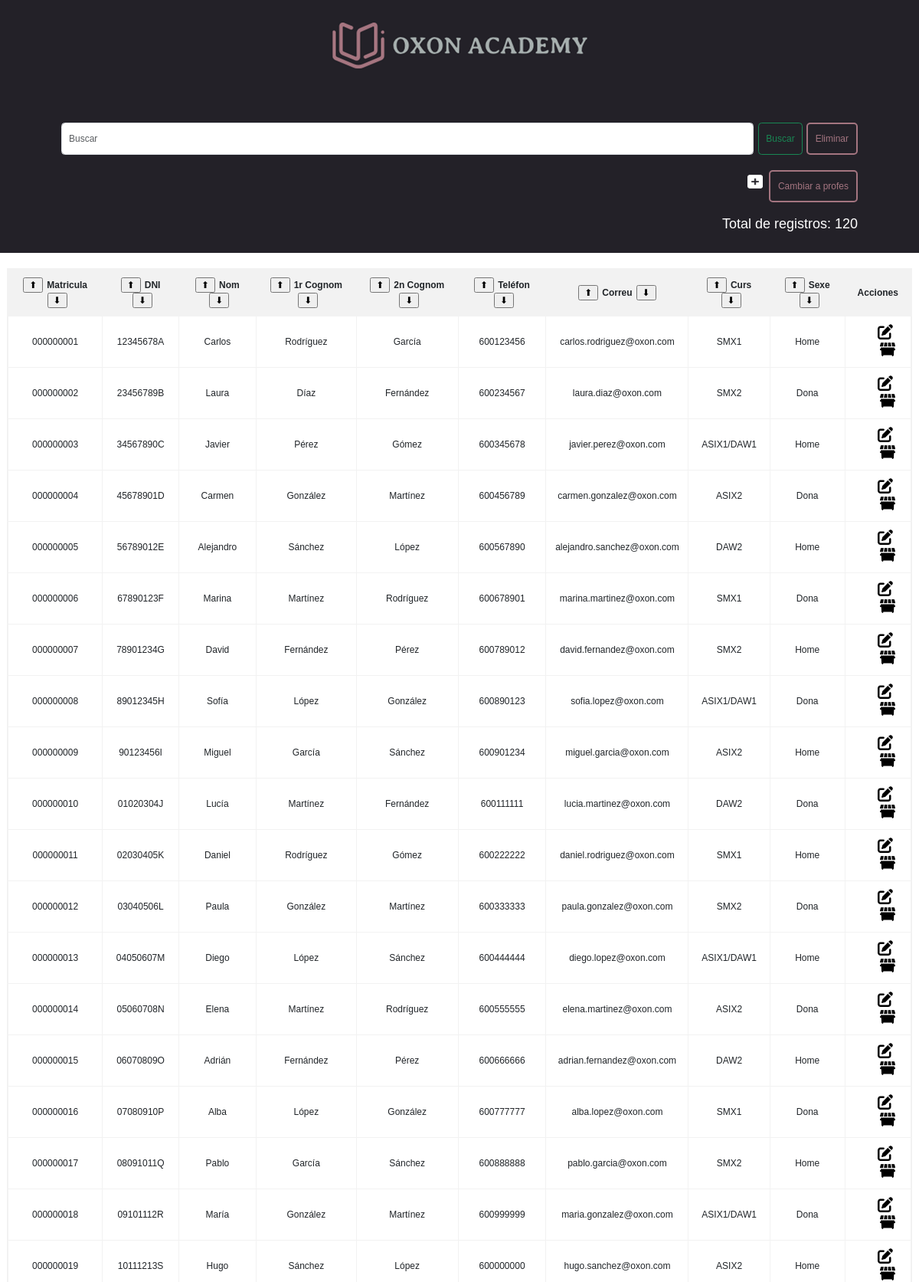
The app's page /WEB/crud.php (upper part) with its own data.
### tables this page shows
CREATE TABLE tbl_alumnes(
  Matricula_alumne CHAR(9) NOT NULL PRIMARY KEY,
  DNI_alumne CHAR(9) NOT NULL,
  Nom_alumne VARCHAR(30) NULL,
  Primer_Cognom_alumne VARCHAR(60) NOT NULL,
  Segon_Cognom_alumne VARCHAR(60) NOT NULL,
  Telefon_alumne CHAR(9) NOT NULL,
  Correu_alumne VARCHAR(50) NOT NULL,
  Sexe_alumne ENUM('Home','Dona','No binari') NOT NULL,
  FK_ID_curs INT NOT NULL
);

CREATE TABLE tbl_curs(
  ID_curs INT NOT NULL AUTO_INCREMENT PRIMARY KEY,
  Nom_curs varchar(50) NOT NULL,
  Desc_curs varchar(200) NOT NULL,
  Horari_curs ENUM('Matí', 'Tarda') NOT NULL,
  Num_alumnes smallint NOT NULL,
  Data_inici DATE NULL,
  Data_final DATE NULL
);

### WEB/crud.php (the view, shortened to what this page needs)
<?php
require_once 'conexion.php';
try {
    $resultados = [];
    if (isset($_GET['query'])) {
        $busqueda = $_GET['query'];
        $consulta = $conn->prepare("
            SELECT alu.Matricula_alumne, alu.DNI_alumne, alu.Nom_alumne, alu.Primer_Cognom_alumne, alu.Segon_Cognom_alumne, alu.Telefon_alumne, alu.Correu_alumne, alu.Sexe_alumne, c.Nom_curs
            FROM tbl_alumnes alu
            INNER JOIN tbl_curs c
            ON alu.FK_ID_curs = c.ID_curs
            WHERE alu.Matricula_alumne LIKE :busqueda
            OR alu.DNI_alumne LIKE :busqueda
            OR alu.Nom_alumne LIKE :busqueda
            OR alu.Primer_Cognom_alumne LIKE :busqueda
            OR alu.Segon_Cognom_alumne LIKE :busqueda
            OR alu.Telefon_alumne LIKE :busqueda
            OR alu.Correu_alumne LIKE :busqueda
            OR alu.Sexe_alumne LIKE :busqueda
            OR c.Nom_curs LIKE :busqueda
            ORDER BY alu.Matricula_alumne ASC;
        ");
        $consulta->execute([':busqueda' => '%' . $busqueda . '%']);
        $resultados = $consulta->fetchAll();
        $contador_filtro = $conn->prepare("
            SELECT COUNT(*)
            FROM tbl_alumnes alu
            INNER JOIN tbl_curs c
            ON alu.FK_ID_curs = c.ID_curs
            WHERE alu.Matricula_alumne LIKE :busqueda
            OR alu.DNI_alumne LIKE :busqueda
            OR alu.Nom_alumne LIKE :busqueda
            OR alu.Primer_Cognom_alumne LIKE :busqueda
            OR alu.Segon_Cognom_alumne LIKE :busqueda
            OR alu.Telefon_alumne LIKE :busqueda
            OR alu.Correu_alumne LIKE :busqueda
            OR alu.Sexe_alumne LIKE :busqueda
            OR c.Nom_curs LIKE :busqueda;
        ");
        $contador_filtro->execute([':busqueda' => '%' . $busqueda . '%']);
        $total_registros_filtrados = $contador_filtro->fetchColumn();
    } else {
        $consulta = $conn->query("SELECT alu.Matricula_alumne, alu.DNI_alumne, alu.Nom_alumne, alu.Primer_Cognom_alumne, alu.Segon_Cognom_alumne, alu.Telefon_alumne, alu.Correu_alumne, alu.Sexe_alumne, c.Nom_curs
        FROM tbl_alumnes alu
        INNER JOIN tbl_curs c
        ON alu.FK_ID_curs = c.ID_curs
        ORDER BY alu.Matricula_alumne ASC;");
        $resultados = $consulta->fetchAll();
    }
} catch (PDOException $e) {
    echo "¡Algo falla!<br><br>";
    echo "Error: " . $e->getMessage();
}
$consulta_total = $conn->query("SELECT COUNT(*) FROM tbl_alumnes");
$registros_totales = $consulta_total->fetchColumn();
?>
<head>
    <link href="https://cdn.jsdelivr.net/npm/bootstrap@5.3.3/dist/css/bootstrap.min.css" rel="stylesheet">
    <link rel="stylesheet" href="./css/style.css" type="text/css">
</head>
<header>
    <img src="./img/logoextendido.png">
</header>
<body class="CRUD">
    <br><br><br><br>
    <div class="contenedor">
        <br>
        <div class="create-button">
            <nav>
                <div>
                    <form class="d-flex" role="search" method="GET" action="">
                        <input class="form-control me-2" type="search" name="query" placeholder="Buscar" aria-label="Buscar">
                        <button class="btn btn-outline-success" type="submit">Buscar</button>
                        <a class="button_c" href="./crud.php">Eliminar</a>
                    </form>
                </div>
            </nav>
        </div>
        <div class="cambiar-añadir">
            <div class='image-container' id="cruz">
                <a href="./formularios/alumne/formcrearAlumne.php">
                    <img src='./img/square-plus-solid.png' alt='Imagen Default' class='image image-default'>
                </a>
            </div>
            <a class="button_c" name="profes" href="./crud_profes.php">Cambiar a profes</a>
            <br><br>
            <?php
                if (isset($_GET['query'])) {
                    echo "<h3>Total de registros: $total_registros_filtrados</h3>";
                } else {
                    echo "<h3>Total de registros:  $registros_totales</h3>";
                }
            ?>
        </div>
    </div>
    <div class="container">
        <table>
            <form action="" method="post">
                <thead class="thead">
                    <tr>
                        <th><input type="submit" value="⬆" id="flecha_izquierda" name="Matricula_asc">Matricula<input type="submit" value="⬇" id="flecha_derecha" name="Matricula_desc"></th>
                        <th><input type="submit" value="⬆" id="flecha_izquierda" name="DNI_asc">DNI<input type="submit" value="⬇" id="flecha_derecha" name="DNI_desc"></th>
                        <th><input type="submit" value="⬆" id="flecha_izquierda" name="Nom_alumnes_asc">Nom<input type="submit" value="⬇" id="flecha_derecha" name="Nom_alumnes_desc"></th>
                        <th><input type="submit" value="⬆" id="flecha_izquierda" name="Primer_cognom_alumne_asc">1r Cognom<input type="submit" value="⬇" id="flecha_derecha" name="Primer_cognom_alumne_desc"></th>
                        <th><input type="submit" value="⬆" id="flecha_izquierda" name="Segon_cognom_alumne_asc">2n Cognom<input type="submit" value="⬇" id="flecha_derecha" name="Segon_cognom_alumne_desc"></th>
                        <th><input type="submit" value="⬆" id="flecha_izquierda" name="Telefon_alumne_asc">Teléfon<input type="submit" value="⬇" id="flecha_derecha" name="Telefon_alumne_desc"></th>
                        <th><input type="submit" value="⬆" id="flecha_izquierda" name="Correu_alumne_asc">Correu<input type="submit" value="⬇" id="flecha_derecha" name="Correu_alumne_desc"></th>
                        <th><input type="submit" value="⬆" id="flecha_izquierda" name="Curs_alumne_asc">Curs<input type="submit" value="⬇" id="flecha_derecha" name="Curs_alumne_desc"></th>
                        <th><input type="submit" value="⬆" id="flecha_izquierda" name="Sexe_alumne_asc">Sexe<input type="submit" value="⬇" id="flecha_derecha" name="Sexe_alumne_desc"></th>
                        <th>Acciones</th>
                    </tr>
                </thead>
            </form>
            <tbody>
                <?php
                    foreach ($resultados as $columna) {
                        echo "<tr>";
                            echo "<td data-label='Matricula'>" . $columna['Matricula_alumne'] . "</td>";
                            echo "<td data-label='DNI'>" . $columna['DNI_alumne'] . "</td>";
                            echo "<td data-label='Nom'>" . $columna['Nom_alumne'] . "</td>";
                            echo "<td data-label='Primer Cognom'>" . $columna['Primer_Cognom_alumne'] . "</td>";
                            echo "<td data-label='Segon Cognom'>" . $columna['Segon_Cognom_alumne'] . "</td>";
                            echo "<td data-label='Teléfon'>" . $columna['Telefon_alumne'] . "</td>";
                            echo "<td data-label='Correu'>" . $columna['Correu_alumne'] . "</td>";
                            echo "<td data-label='Curs'>" . $columna['Nom_curs'] . "</td>";
                            echo "<td data-label='Sexe'>" . $columna['Sexe_alumne'] . "</td>";
                            echo "<td data-label='Acciones'>";
                            echo "<a href='formularios/alumne/formeditarAlumne.php?ID=" . $columna['Matricula_alumne'] . "' class='button_e'>";
                                echo "<div class='image-container'>";
                                    echo "<img src='./img/pen-to-square-solid.png' alt='Imagen Default' class='image image-default'>";
                                echo "</div>";
                            echo "</a>";
                            echo "<a href='acciones/eliminar.php?ID=" . $columna['Matricula_alumne'] . "' class='button_b'>";
                                echo "<div class='image-container'>";
                                    echo "<img src='./img/dumpster-solid.png' alt='Imagen Default' class='image image-default'>";
                                echo "</div>";
                            echo "</a>";
                            echo "</td>";
                        echo "</tr>";
                    }
                ?>
            </tbody>
        </table>
    </div>
</body>

### WEB/css/style.css (style rules this page uses)
* { font-size: 12px; }
body { margin: 0%; }
header { background-color: #232128; text-align: center; margin: 0; position: fixed; width: 100%; }
.CRUD { font-family: Arial, sans-serif; background-color: #232128; }
.container { width: 100vw; max-width: 100vw; max-height: 50vh; background-color: #fff; overflow-y: auto; }
.contenedor { width: 100vw; max-width: 90vw; margin: 0 auto; padding: 20px; }
.cambiar-añadir { text-align: right; }
#flecha_izquierda { margin-right: 5px; }
#flecha_derecha { margin-left: 5px; }
h3 { color: white; font-size: 18px; }
.container table th, .container table td { text-align: center; align-items: center; }
table { width: 100%; border-collapse: collapse; margin-top: 20px; border: 2px solid #f2f2f2; overflow-y: auto; }
thead { position: sticky; top: -1; z-index: 9999; }
th, td { padding: 10px; border-bottom: 1px solid #ddd; text-align: left; border: 1px solid #f2f2f2; }
th { background-color: #f2f2f2; border: 1px solid #f2f2f2; }
.create-button { text-align: right; margin-bottom: 20px; }
.button_c { display: inline-block; padding: 10px; text-decoration: none; color: #a47580; border: 2px solid #a47580; border-radius: 5px; margin-left: 5px; z-index: 9999; }
.button_e { padding: 6px; color: black; border-radius: 5px; }
.button_b { padding: 6px; margin-left: 5px; color: red; border-radius: 5px; }
form { margin-top: 50px; text-align: center; }
form input { color: black; }
#cruz { margin-right: 20px; }
.image-container { position: relative; display: inline-block; width: 20px; height: 20px; }
.image { position: absolute; width: 100%; height: 100%; transition: opacity 0.3s; }

### records on screen
tbl_alumnes: Matricula_alumne "000000001", DNI_alumne "12345678A", Nom_alumne "Carlos", Primer_Cognom_alumne "Rodríguez", Segon_Cognom_alumne "García", Telefon_alumne "600123456", Correu_alumne "carlos.rodriguez@oxon.com", FK_ID_curs.Nom_curs "SMX1", Sexe_alumne "Home"
tbl_alumnes: Matricula_alumne "000000002", DNI_alumne "23456789B", Nom_alumne "Laura", Primer_Cognom_alumne "Díaz", Segon_Cognom_alumne "Fernández", Telefon_alumne "600234567", Correu_alumne "laura.diaz@oxon.com", FK_ID_curs.Nom_curs "SMX2", Sexe_alumne "Dona"
tbl_alumnes: Matricula_alumne "000000003", DNI_alumne "34567890C", Nom_alumne "Javier", Primer_Cognom_alumne "Pérez", Segon_Cognom_alumne "Gómez", Telefon_alumne "600345678", Correu_alumne "javier.perez@oxon.com", FK_ID_curs.Nom_curs "ASIX1/DAW1", Sexe_alumne "Home"
tbl_alumnes: Matricula_alumne "000000004", DNI_alumne "45678901D", Nom_alumne "Carmen", Primer_Cognom_alumne "González", Segon_Cognom_alumne "Martínez", Telefon_alumne "600456789", Correu_alumne "carmen.gonzalez@oxon.com", FK_ID_curs.Nom_curs "ASIX2", Sexe_alumne "Dona"
tbl_alumnes: Matricula_alumne "000000005", DNI_alumne "56789012E", Nom_alumne "Alejandro", Primer_Cognom_alumne "Sánchez", Segon_Cognom_alumne "López", Telefon_alumne "600567890", Correu_alumne "alejandro.sanchez@oxon.com", FK_ID_curs.Nom_curs "DAW2", Sexe_alumne "Home"
tbl_alumnes: Matricula_alumne "000000006", DNI_alumne "67890123F", Nom_alumne "Marina", Primer_Cognom_alumne "Martínez", Segon_Cognom_alumne "Rodríguez", Telefon_alumne "600678901", Correu_alumne "marina.martinez@oxon.com", FK_ID_curs.Nom_curs "SMX1", Sexe_alumne "Dona"
tbl_alumnes: Matricula_alumne "000000007", DNI_alumne "78901234G", Nom_alumne "David", Primer_Cognom_alumne "Fernández", Segon_Cognom_alumne "Pérez", Telefon_alumne "600789012", Correu_alumne "david.fernandez@oxon.com", FK_ID_curs.Nom_curs "SMX2", Sexe_alumne "Home"
tbl_alumnes: Matricula_alumne "000000008", DNI_alumne "89012345H", Nom_alumne "Sofía", Primer_Cognom_alumne "López", Segon_Cognom_alumne "González", Telefon_alumne "600890123", Correu_alumne "sofia.lopez@oxon.com", FK_ID_curs.Nom_curs "ASIX1/DAW1", Sexe_alumne "Dona"
tbl_alumnes: Matricula_alumne "000000009", DNI_alumne "90123456I", Nom_alumne "Miguel", Primer_Cognom_alumne "García", Segon_Cognom_alumne "Sánchez", Telefon_alumne "600901234", Correu_alumne "miguel.garcia@oxon.com", FK_ID_curs.Nom_curs "ASIX2", Sexe_alumne "Home"
tbl_alumnes: Matricula_alumne "000000010", DNI_alumne "01020304J", Nom_alumne "Lucía", Primer_Cognom_alumne "Martínez", Segon_Cognom_alumne "Fernández", Telefon_alumne "600111111", Correu_alumne "lucia.martinez@oxon.com", FK_ID_curs.Nom_curs "DAW2", Sexe_alumne "Dona"
tbl_alumnes: Matricula_alumne "000000011", DNI_alumne "02030405K", Nom_alumne "Daniel", Primer_Cognom_alumne "Rodríguez", Segon_Cognom_alumne "Gómez", Telefon_alumne "600222222", Correu_alumne "daniel.rodriguez@oxon.com", FK_ID_curs.Nom_curs "SMX1", Sexe_alumne "Home"
tbl_alumnes: Matricula_alumne "000000012", DNI_alumne "03040506L", Nom_alumne "Paula", Primer_Cognom_alumne "González", Segon_Cognom_alumne "Martínez", Telefon_alumne "600333333", Correu_alumne "paula.gonzalez@oxon.com", FK_ID_curs.Nom_curs "SMX2", Sexe_alumne "Dona"
tbl_alumnes: Matricula_alumne "000000013", DNI_alumne "04050607M", Nom_alumne "Diego", Primer_Cognom_alumne "López", Segon_Cognom_alumne "Sánchez", Telefon_alumne "600444444", Correu_alumne "diego.lopez@oxon.com", FK_ID_curs.Nom_curs "ASIX1/DAW1", Sexe_alumne "Home"
tbl_alumnes: Matricula_alumne "000000014", DNI_alumne "05060708N", Nom_alumne "Elena", Primer_Cognom_alumne "Martínez", Segon_Cognom_alumne "Rodríguez", Telefon_alumne "600555555", Correu_alumne "elena.martinez@oxon.com", FK_ID_curs.Nom_curs "ASIX2", Sexe_alumne "Dona"
tbl_alumnes: Matricula_alumne "000000015", DNI_alumne "06070809O", Nom_alumne "Adrián", Primer_Cognom_alumne "Fernández", Segon_Cognom_alumne "Pérez", Telefon_alumne "600666666", Correu_alumne "adrian.fernandez@oxon.com", FK_ID_curs.Nom_curs "DAW2", Sexe_alumne "Home"
tbl_alumnes: Matricula_alumne "000000016", DNI_alumne "07080910P", Nom_alumne "Alba", Primer_Cognom_alumne "López", Segon_Cognom_alumne "González", Telefon_alumne "600777777", Correu_alumne "alba.lopez@oxon.com", FK_ID_curs.Nom_curs "SMX1", Sexe_alumne "Dona"
tbl_alumnes: Matricula_alumne "000000017", DNI_alumne "08091011Q", Nom_alumne "Pablo", Primer_Cognom_alumne "García", Segon_Cognom_alumne "Sánchez", Telefon_alumne "600888888", Correu_alumne "pablo.garcia@oxon.com", FK_ID_curs.Nom_curs "SMX2", Sexe_alumne "Home"
tbl_alumnes: Matricula_alumne "000000018", DNI_alumne "09101112R", Nom_alumne "María", Primer_Cognom_alumne "González", Segon_Cognom_alumne "Martínez", Telefon_alumne "600999999", Correu_alumne "maria.gonzalez@oxon.com", FK_ID_curs.Nom_curs "ASIX1/DAW1", Sexe_alumne "Dona"
tbl_alumnes: Matricula_alumne "000000019", DNI_alumne "10111213S", Nom_alumne "Hugo", Primer_Cognom_alumne "Sánchez", Segon_Cognom_alumne "López", Telefon_alumne "600000000", Correu_alumne "hugo.sanchez@oxon.com", FK_ID_curs.Nom_curs "ASIX2", Sexe_alumne "Home"

### other values on screen
$registros_totales "120"
